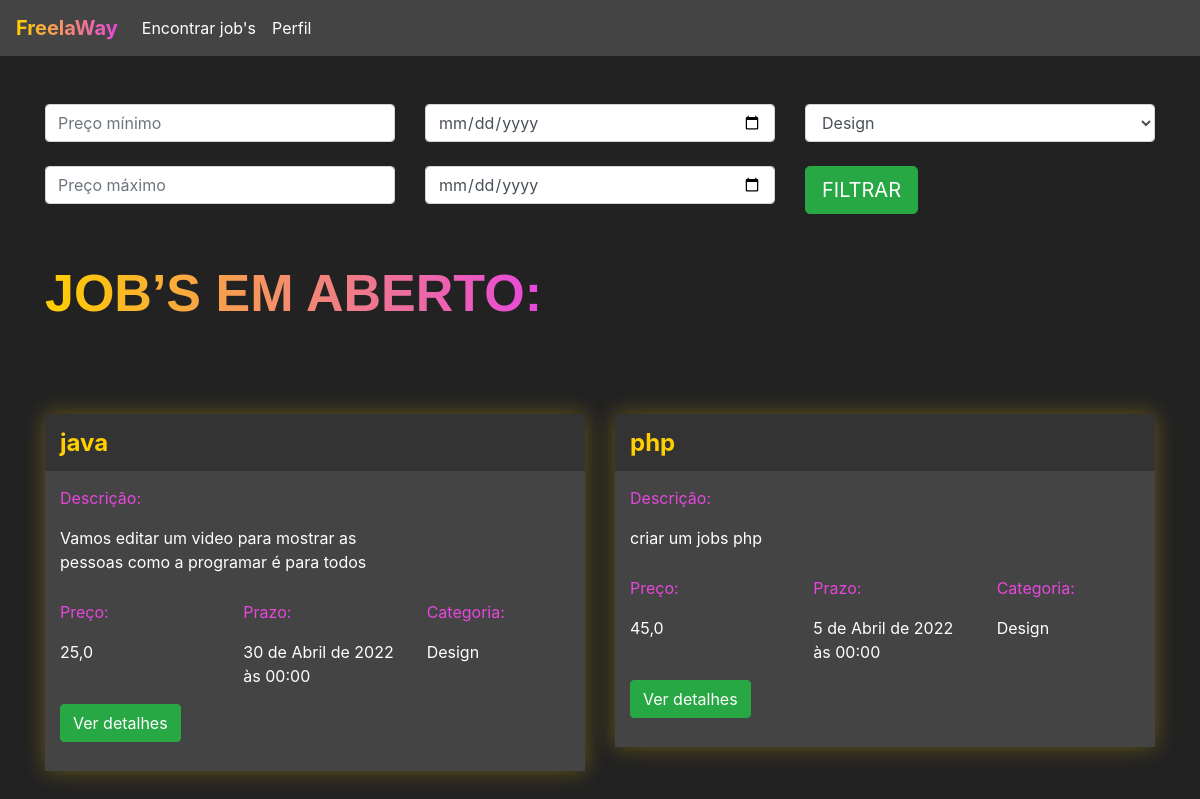
Page /jobs/encontrar_jobs/ (signed in) on the committed database.
### jobs/models.py (models this page shows, shortened)
class Jobs(models.Model):
    categoria_choices = (('D', 'Design'),
                         ('EV', 'Edição de Vídeo'))
    status_choices = (('C', 'Em criação'),
                      ('AA', 'Aguardando aprovação'),
                      ('F', 'Finalizado'))
    titulo = models.CharField(max_length=200)
    descricao = models.TextField()
    categoria = models.CharField(max_length=2, choices=categoria_choices, default="D")
    prazo_entrega = models.DateTimeField()
    preco = models.FloatField()
    referencias = models.ManyToManyField(Referencias)
    profissional = models.ForeignKey(User, on_delete=models.DO_NOTHING, null=True, blank=True)
    reservado = models.BooleanField(default=False)
    status = models.CharField(max_length=2, choices=status_choices, default='C')
    arquivo_final = models.FileField(null=True)

### jobs/views.py (the view)
# urls.py: path('encontrar_jobs/', views.encontrar_jobs, name="encontrar_jobs"),
@login_required(login_url='/auth/logar')
def encontrar_jobs(request):
    if request.method == "GET":
        preco_minimo = request.GET.get('preco_minimo')
        preco_maximo = request.GET.get('preco_maximo')
        prazo_minimo = request.GET.get('prazo_minimo')
        prazo_maximo = request.GET.get('prazo_maximo')
        categoria = request.GET.get('categoria')
        if preco_minimo or preco_maximo or prazo_minimo or prazo_maximo or categoria:
            if not preco_minimo:
                preco_minimo = 0
            if not preco_maximo:
                preco_maximo = 999999
            if not prazo_minimo:
                prazo_minimo = datetime(year=1900, month=1, day=1)
            if not prazo_maximo:
                prazo_maximo = datetime(year=3000, month=1, day=1)
            if categoria == 'D':
                categoria =['D',]
            elif categoria == "EV":
                categoria = ['EV',]
            jobs = Jobs.objects.filter(preco__gte=preco_minimo)\
                .filter(preco__lte=preco_maximo)\
                .filter(prazo_entrega__gte=prazo_minimo)\
                .filter(prazo_entrega__lte=prazo_maximo)\
                .filter(categoria__in=categoria)\
                .filter(reservado=False)
        else:
            jobs = Jobs.objects.filter(reservado=False)
        return render(request, 'encontrar_jobs.html', {'jobs': jobs})

### jobs/models.py (called while the page is built)
    def __str__(self) -> str:
        return self.arquivo.url

### jobs/templates/encontrar_jobs.html (shortened to what this page needs)
{% extends 'base.html' %}
{% load static %}
{% block 'head' %}
<link rel="stylesheet" href="{% static 'jobs/css/encontrar_jobs.css' %}">
{% endblock %}
{% block 'body' %}
    <div class="container">
    <br>
    <br>
        <div class="row">
            <div class="col-sm">
            <form action="{% url 'encontrar_jobs' %}" method="GET">{% csrf_token %}
                <input type="text" class="form-control" placeholder="Preço mínimo" name="preco_minimo">
                <br>
                <input type="text" class="form-control" placeholder="Preço máximo" name="preco_maximo">
            </div>
            <div class="col-sm">
                <input type="date" class="form-control" name="prazo_minimo">
                <br>
                <input type="date" class="form-control" name="prazo_maximo">
            </div>
            <div class="col-sm">
                <select class="form-control" name="categoria">
                    <option value="D">Design</option>
                </select>
                <br>
                <input type="submit" class="btn btn-success btn-lg" value="FILTRAR">
            </div>
        </div>
        <br>
        <br>
        <h2 class="titulo">JOB’S EM ABERTO:</h2>
        <div class="row justify-content-around">
            {% for job in jobs %}
                <div class="col-6 row-card">
                    <div class="card-job">
                        <div class="header-job">
                        <h4 class="titulo-job">{{job.titulo}}</h4>
                        </div>
                        <div class="body-job">
                            <p class="titulo-body">Descrição:</p>
                            <div style="width: 70%">
                                <p>{{job.descricao}}</p>
                            </div>
                            <div class="row">
                                <div class="col-4">
                                    <p class="titulo-body">Preço:</p>
                                    <p>{{job.preco}}</p>
                                </div>
                                <div class="col-4">
                                    <p class="titulo-body">Prazo:</p>
                                    <p>{{job.prazo_entrega}}</p>
                                </div>
                                <div class="col-4">
                                    <p class="titulo-body">Categoria:</p>
                                    <p>{% if job.categoria == 'D'%}
                                            Design
                                        {% else %}
                                            Edição de vídeo
                                        {% endif%}
                                    </p>
                                </div>
                            </div>
                            <button class="btn btn-success" data-toggle="modal" data-target="#modal-{{job.id}}">Ver detalhes</button>
                            <br>
                            <br>
                        </div>
                    </div>
                </div>
           {% endfor %}
        </div>
    </div>
{% endblock %}

### templates/base.html (shortened to what this page needs)
<!doctype html>
<html lang="en">
   <head>
    {% block 'head' %}
    {% endblock %}
    <link rel="stylesheet" href="https://cdn.jsdelivr.net/npm/bootstrap@4.6.1/dist/css/bootstrap.min.css">
</head>
<body class="fundo">
  {% if user.is_authenticated %}
      <nav style="background-color: #444;" class="navbar navbar-expand-lg navbar-dark">
        <a class="navbar-brand" href="#"><span class="font-degrade-nav">FreelaWay</span></a>
        <div class="collapse navbar-collapse" id="navbarNav">
          <ul class="navbar-nav">
            <li class="nav-item active">
              <a class="nav-link" href="{% url 'encontrar_jobs' %}">Encontrar job's</a>
            </li>
            <div class="collapse navbar-collapse" id="navbarNav">
              <ul class="navbar-nav">
                <li class="nav-item active">
                  <a class="nav-link" href="{% url 'perfil' %}">Perfil</a>
                </li>
          </ul>
        </div>
      </nav>
  {% endif %}
    {% block 'body' %}{% endblock %}
  </body>
</html>

### templates/static/jobs/css/encontrar_jobs.css (style rules this page uses)
.fundo { background-color: #222; color: white; }
.card-job { background-color: #444; box-shadow: 0 0px 20px 0 rgba( 255, 207, 0, 0.3 ); padding: 0; margin-top: 50px; }
.header-job { background-color: #333; width: 100% !important; padding: 5px; padding-left: 15px; }
.row-card { margin-top: 40px; }
.titulo-job { color: #FFCF00; font-weight: bold; margin-top: 10px; }
.body-job { padding: 5px; padding-left: 15px; }
.titulo-body { color: #E747DC; margin-top: 10px; }
.titulo { font-family: Arial, Helvetica, sans-serif; font-weight: bold; font-size: 52px; display: inline; background-image: linear-gradient(90deg, rgba(255,207,0,1) 0%, rgba(231,71,220,1) 100%); background-clip: text; -webkit-background-clip: text; color: transparent; padding-bottom: 10px; }

### templates/base.html (style rules this page uses)
.font-degrade-nav { background-image: linear-gradient(90deg, rgba(255,207,0,1) 0%, rgba(231,71,220,1) 100%); background-clip: text; -webkit-background-clip: text; color: transparent; padding-bottom: 10px; font-size: 20px; font-weight: bold; }

### rows in the picture
Jobs: titulo "java", descricao "Vamos editar um video para mostrar as pessoas como a programar é para todos", preco "25,0", prazo_entrega "30 de Abril de 2022 às 00:00", categoria "Design"
Jobs: titulo "php", descricao "criar um jobs php", preco "45,0", prazo_entrega "5 de Abril de 2022 às 00:00", categoria "Design"
